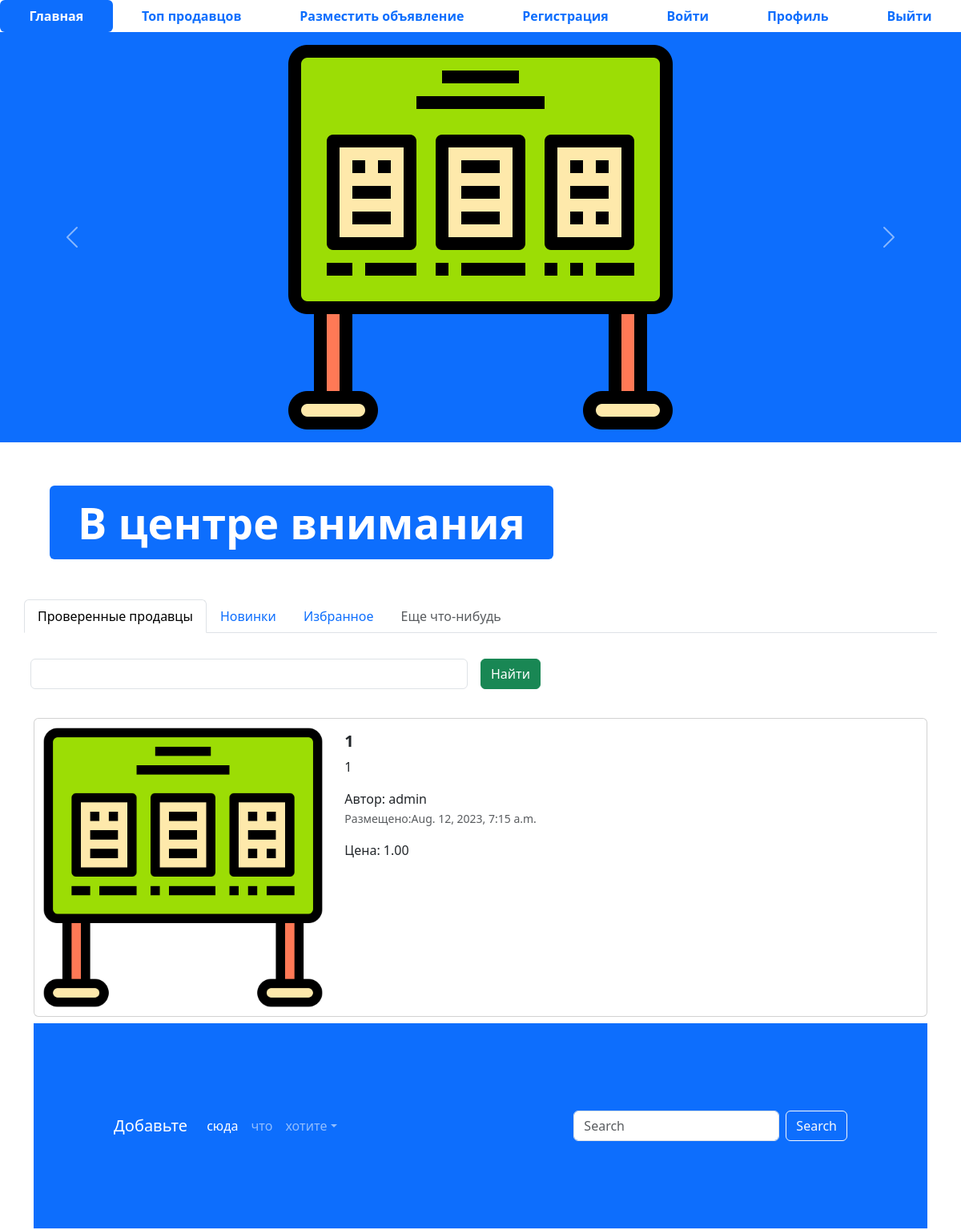
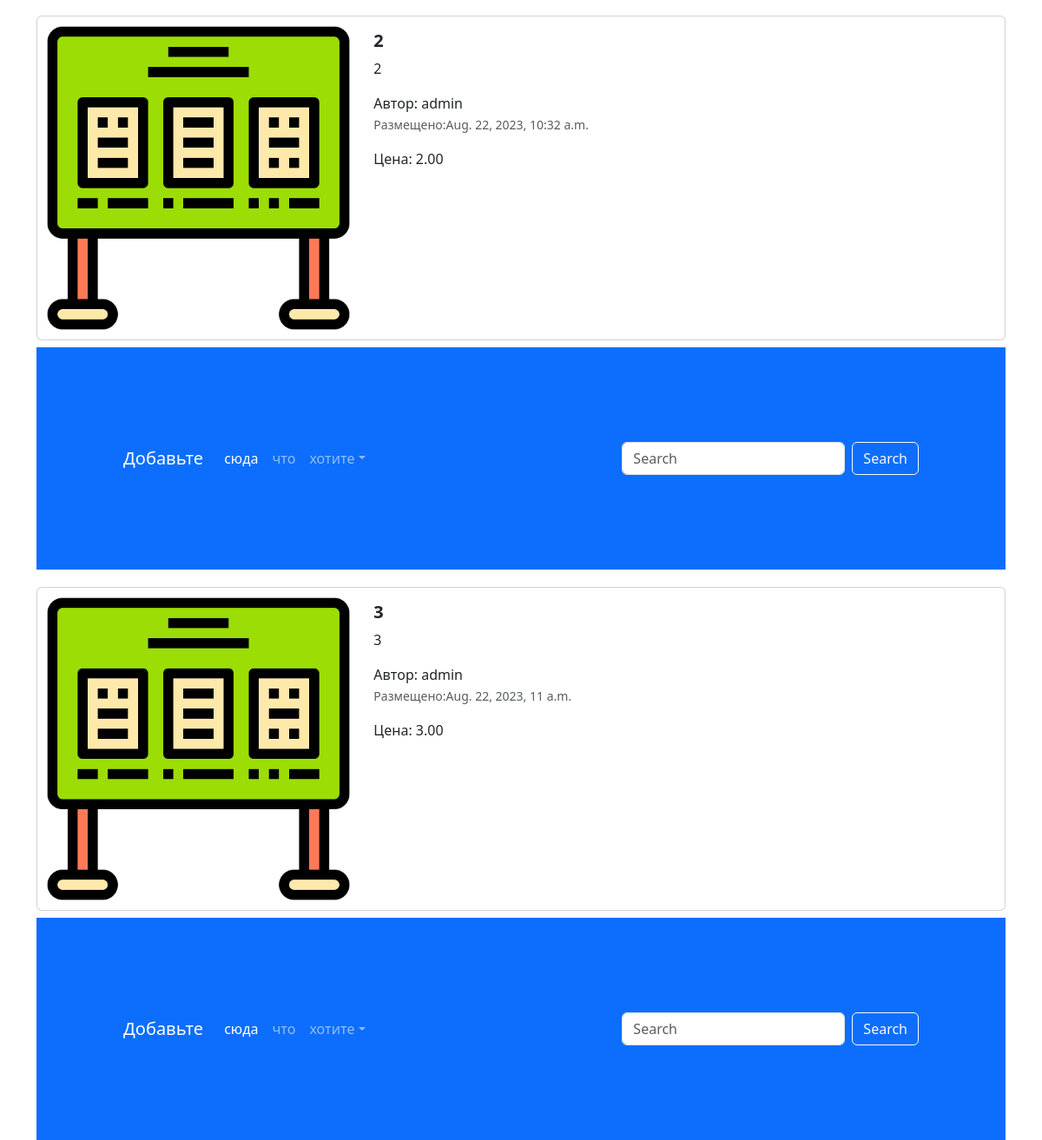
The page / on the database its author committed (2 pictures, top to bottom).
### app_advertisments/models.py (models this page shows, shortened)
class Advertisements(models.Model):
    title = models.CharField("заголовок", max_length=128)
    description = models.TextField("описание")
    price = models.DecimalField("цена", max_digits=10, decimal_places=2)
    auction = models.BooleanField("торг", help_text="Отметьте, если торг уместен")
    created_at = models.DateTimeField(auto_now_add=True)
    updated_at = models.DateTimeField(auto_now=True)
    user = models.ForeignKey(User, models.CASCADE)
    image = models.ImageField("изображение", upload_to="advertisments",default = None)
    class Meta:
            db_table = "advertisements"

### app_advertisments/views.py (the view)
# urls.py: path('', index_2, name='index'),
def index_2(request_2):
    advertisements = Advertisements.objects.all()
    context = {"advertisements": advertisements}
    return render(request_2, "index.html", context)

### templates/index.html (shortened to what this page needs)
{% extends 'base.html' %}
{% load static %}
{% block content %}
<ul class="nav nav-pills sticky-top bg-white nav-fill">
  <li class="nav-item">
    <a class="nav-link active" aria-current="page" href="index.html">
      <span style="font-weight: bold;">Главная</span>
    </a>
  </li>
  <li class="nav-item">
    <a class="nav-link" href="{%url 'top_sellers'%}"><span style="font-weight: bold;">Топ продавцов</span>
    </a>
  </li>
  <li class="nav-item">
    <a class="nav-link" href="advertisement-post.html">
      <span style="font-weight: bold;">Разместить объявление</span>
    </a>
  </li>
  <li class="nav-item">
    <a class="nav-link" href="register.html">
      <span style="font-weight: bold;">Регистрация</span>
    </a>
  </li>
  <li class="nav-item">
    <a class="nav-link" href="login.html">
      <span style="font-weight: bold;">Войти</span>
    </a>
  </li>
  <li class="nav-item">
    <a class="nav-link" href="profile.html">
      <span style="font-weight: bold;">Профиль</span>
    </a>
  </li>
  <li class="nav-item">
    <a class="nav-link" href="#">
      <span style="font-weight: bold;">Выйти</span>
    </a>
  </li>
</ul>
<div id="carouselExampleControls" class="carousel slide bg-primary" data-bs-ride="carousel">
  <div class="carousel-inner">
    <div class="carousel-item active">
      <img src="{% static 'img/adv.png' %}" class="mx-auto d-block w-33" alt="...">
    </div>
  </div>
  <button class="carousel-control-prev" type="button" data-bs-target="#carouselExampleControls" data-bs-slide="prev">
    <span class="carousel-control-prev-icon" aria-hidden="true"></span>
  </button>
  <button class="carousel-control-next" type="button" data-bs-target="#carouselExampleControls" data-bs-slide="next">
    <span class="carousel-control-next-icon" aria-hidden="true"></span>
  </button>
</div>
<div class="container" style="margin: 50px;">
  <div class="display-2">
    <span class="badge bg-primary">В центре внимания</span>
  </div>
</div>
<div class="container">
  <div class="row">
    <ul class="nav nav-tabs bg-white">
      <li class="nav-item">
        <a class="nav-link active" aria-current="page" href="#">Проверенные продавцы</a>
      </li>
      <li class="nav-item">
        <a class="nav-link" href="#">Новинки</a>
      </li>
      <li class="nav-item">
        <a class="nav-link" href="#">Избранное</a>
      </li>
      <li class="nav-item">
        <a class="nav-link disabled" href="#" tabindex="-1" aria-disabled="true">Еще что-нибудь</a>
      </li>
    </ul>
    <form class="row g-3">
      <div class="col-auto w-50">
        <input type="text" class="form-control">
      </div>
      <div class="col-auto">
        <button type="submit" class="btn btn-success mb-3">Найти</button>
      </div>
    </form>
  </div>
  <div class="col">
  {% for adv in advertisements %}
    <div class="card mb-2" style="max-width: 1200px; margin-top: 20px;">
      <div class="row g-0">
        <div class="col-md-4">
          <a href="advertisement.html" class="nav-link">
            <img src="{% static 'img/adv.png' %}" class="img-fluid rounded-start" alt="Card title">
          </a>
        </div>
        <div class="col-md-8">
          <div class="card-body">
            <h5 class="card-title">
              <a href="advertisement.html" class="nav-link"><strong>{{adv.title}}</strong></a>
            </h5>
            <a href="advertisement.html" class="nav-link">
              <p class="card-text">
                {{adv.description}}
              </p>
              <span>Автор: {{adv.user}}</span>
              <p class="card-text"><small class="text-muted">Размещено:{{adv.created_at}}</small></p>
              <span>Цена: {{adv.price}}</span>
            </a>
          </div>
        </div>
      </div>
    </div>
<footer style="padding: 100px;" class="bg-primary">
  <nav class="navbar navbar-expand-sm navbar-dark">
    <a class="navbar-brand" href="#">Добавьте</a>
    <div class="collapse navbar-collapse" id="collapsibleNavId">
      <ul class="navbar-nav me-auto mt-2 mt-lg-0">
        <li class="nav-item">
          <a class="nav-link active" href="#" aria-current="page">сюда</a>
        </li>
        <li class="nav-item">
          <a class="nav-link" href="#">что</a>
        </li>
        <li class="nav-item dropdown">
          <a class="nav-link dropdown-toggle" href="#" id="dropdownId" data-bs-toggle="dropdown" aria-haspopup="true"
             aria-expanded="false">хотите</a>
        </li>
      </ul>
      <form class="d-flex my-2 my-lg-0">
        <input class="form-control me-sm-2" type="text" placeholder="Search">
        <button class="btn btn-outline-light my-2 my-sm-0" type="submit">Search</button>
      </form>
    </div>
  </nav>
</footer>
{% endfor %}
{% endblock %}

### rows shown on the page
Advertisements: title "1", description "1", user "admin", created_at "Aug. 12, 2023, 7:15 a.m.", price "1.00"
Advertisements: title "2", description "2", user "admin", created_at "Aug. 22, 2023, 10:32 a.m.", price "2.00"
Advertisements: title "3", description "3", user "admin", created_at "Aug. 22, 2023, 11 a.m.", price "3.00"
